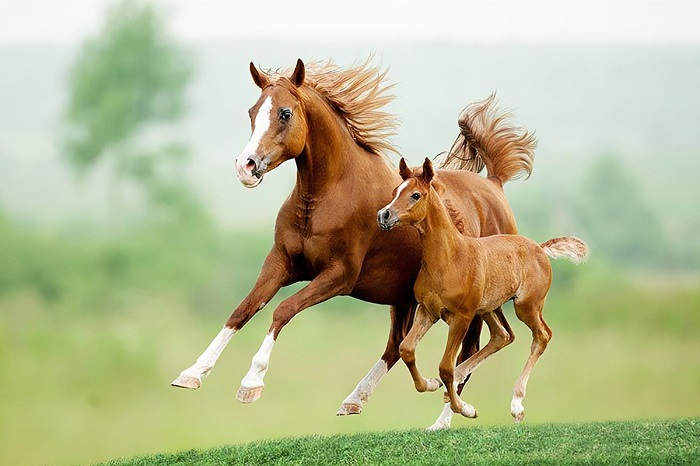
#> input picture DIP/1.jpg, 700 x 466 px
$ python Img_conversion_Hist.py
#> lines starting #> are read from the running program, lines starting #| are printed output that depends on the picture
import cv2
import numpy as np
from matplotlib import pyplot as plt

img = cv2.imread("1.jpg")
#> img is the input picture: shape (466, 700, 3); mean B, G, R 145.7, 185.8, 182.1
plt.subplot(3,3,1)
plt.title("Original Image")
plt.imshow(img)


Img_gray = cv2.cvtColor(img,cv2.COLOR_BGR2GRAY)
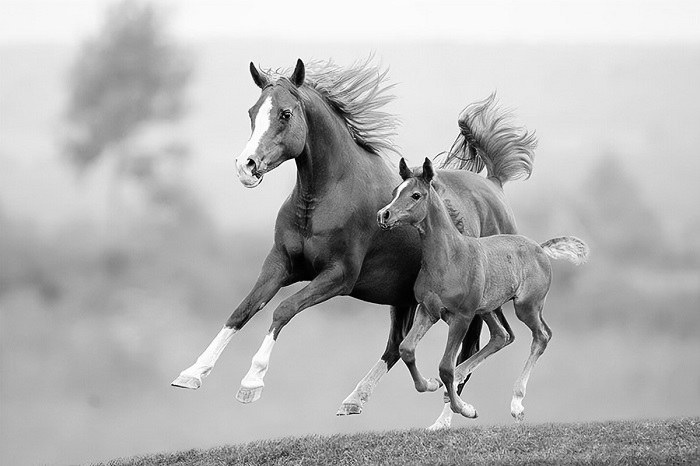
#> Img_gray: shape (466, 700); min 0, max 255, mean 180.1
plt.subplot(3,3,3)
plt.title("Gray Scale Image")
plt.imshow(Img_gray, cmap = "gray")

plt.hist(img.ravel(), bins = 256, range = [0,256])
plt.subplot(3,3,2)
plt.hist(Img_gray.ravel(), bins = 256, range = [0,256])
plt.subplot(3,3,4)


plt.show()
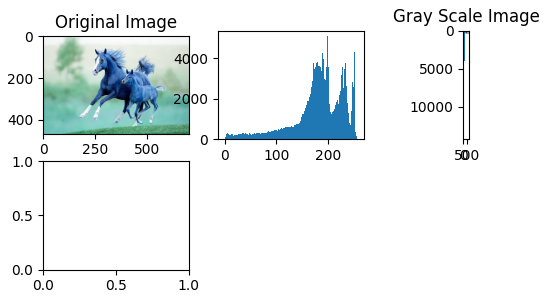
#> figure drawn by matplotlib, 3 panels; B, G, R data is drawn as R, G, B; panel 3: tallest bar 5102 high, from x = 198 to 199
